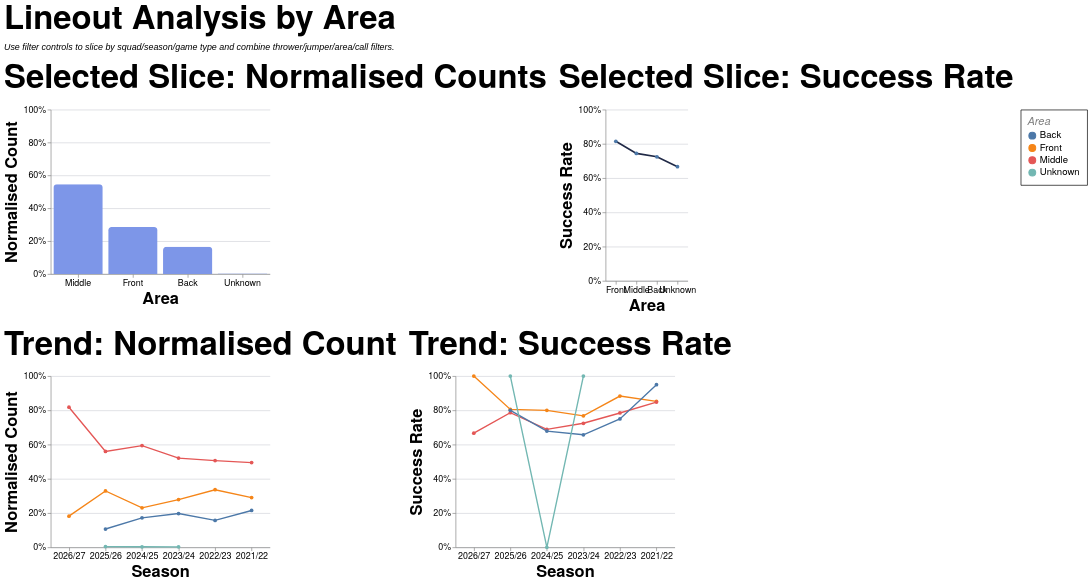

The specification (Vega-Lite) saved for this image:
### Vega-Lite specification from a JSON file in a GitHub repository (floating-point values rounded to 4 significant figures; data arrays with more than 128 entries replaced by an {"elided": "..."} marker saying what was removed)
{"config": {"axis": {"labelFont": "PT Sans Narrow, Helvetica Neue, Helvetica, Arial, sans-serif", "titleFont": "PT Sans Narrow, Helvetica Neue, Helvetica, Arial, sans-serif", "labelFontSize": 13, "titleFontSize": 24, "gridColor": "#202947", "gridOpacity": 0.2, "zindex": 1}, "text": {"font": "Lato, sans-serif"}, "bar": {"cornerRadiusEnd": 5}, "header": {"labelFont": "PT Sans Narrow, Helvetica Neue, Helvetica, Arial, sans-serif", "titleFont": "PT Sans Narrow, Helvetica Neue, Helvetica, Arial, sans-serif", "labelFontSize": 24, "titleFontSize": 28, "labelFontWeight": "bold", "orient": "left"}, "legend": {"labelFont": "PT Sans Narrow, Helvetica Neue, Helvetica, Arial, sans-serif", "titleFont": "PT Sans Narrow, Helvetica Neue, Helvetica, Arial, sans-serif", "labelFontSize": 14, "titleFontSize": 16, "titlePadding": 5, "fillColor": "white", "strokeColor": "black", "padding": 10, "titleFontWeight": "lighter", "titleFontStyle": "italic", "titleColor": "gray", "offset": 10}, "title": {"font": "PT Sans Narrow, Helvetica Neue, Helvetica, Arial, sans-serif", "fontSize": 48, "fontWeight": "bold", "anchor": "start", "align": "center", "titlePadding": 20, "subtitlePadding": 10, "subtitleFontSize": 13, "subtitleColor": "", "subtitleFontStyle": "italic", "offset": 15, "color": "black"}, "axisX": {"labelAngle": 0}, "facet": {"title": null, "header": null, "align": {"row": "each", "column": "each"}, "spacing": 10}, "resolve": {"scale": {"y": "independent", "facet": "independent"}}, "background": "transparent", "scale": {"offsetBandPaddingOuter": 0.2, "offsetBandPaddingInner": 0.1}, "view": {"stroke": null, "background": "transparent"}}, "vconcat": [{"hconcat": [{"mark": {"type": "bar", "color": "#7d96e8"}, "encoding": {"tooltip": [{"field": "area", "title": "Area", "type": "nominal"}, {"field": "attempts", "format": ",.0f", "title": "Lineouts", "type": "quantitative"}, {"field": "share", "format": ".1%", "title": "Normalised Count", "type": "quantitative"}], "x": {"field": "area", "sort": "-y", "title": "Area", "type": "nominal"}, "y": {"axis": {"format": "%"}, "field": "share", "scale": {"domain": [0, 1]}, "title": "Normalised Count", "type": "quantitative"}}, "height": 240, "title": "Selected Slice: Normalised Counts", "transform": [{"filter": "(loSquad == 'All' || datum.squad == loSquad) && (loGameType == 'All' || (loGameType == 'League + Cup' && (datum.game_type == 'League' || datum.game_type == 'Cup')) || (loGameType == 'League only' && datum.game_type == 'League') || datum.game_type == loGameType) && (loOpposition == 'All' || datum.opposition == loOpposition) && (loThrower == 'All' || datum.thrower == loThrower) && (loJumper == 'All' || datum.jumper == loJumper) && (loArea == 'All' || datum.area == loArea) && (loNumbers == 'All' || datum.numbers == loNumbers) && (loCall == 'All' || datum.call == loCall) && (loCallType == 'All' || datum.call_type == loCallType)"}, {"filter": "(loSeason == 'All' || datum.season == loSeason)"}, {"aggregate": [{"op": "count", "as": "attempts"}, {"op": "sum", "field": "won", "as": "won"}], "groupby": ["area"]}, {"joinaggregate": [{"op": "sum", "field": "attempts", "as": "total_attempts"}]}, {"calculate": "datum.attempts / datum.total_attempts", "as": "share"}, {"calculate": "datum.won / datum.attempts", "as": "success_rate"}], "width": 320}, {"mark": {"type": "line", "color": "#202946", "point": true, "strokeWidth": 2.5}, "encoding": {"tooltip": [{"field": "area", "title": "Area", "type": "nominal"}, {"field": "won", "format": ",.0f", "title": "Won", "type": "quantitative"}, {"field": "attempts", "format": ",.0f", "title": "Lineouts", "type": "quantitative"}, {"field": "success_rate", "format": ".1%", "title": "Success Rate", "type": "quantitative"}], "x": {"field": "area", "sort": "-y", "title": "Area", "type": "nominal"}, "y": {"axis": {"format": "%"}, "field": "success_rate", "scale": {"domain": [0, 1]}, "title": "Success Rate", "type": "quantitative"}}, "height": 250, "title": "Selected Slice: Success Rate", "transform": [{"filter": "(loSquad == 'All' || datum.squad == loSquad) && (loGameType == 'All' || (loGameType == 'League + Cup' && (datum.game_type == 'League' || datum.game_type == 'Cup')) || (loGameType == 'League only' && datum.game_type == 'League') || datum.game_type == loGameType) && (loOpposition == 'All' || datum.opposition == loOpposition) && (loThrower == 'All' || datum.thrower == loThrower) && (loJumper == 'All' || datum.jumper == loJumper) && (loArea == 'All' || datum.area == loArea) && (loNumbers == 'All' || datum.numbers == loNumbers) && (loCall == 'All' || datum.call == loCall) && (loCallType == 'All' || datum.call_type == loCallType)"}, {"filter": "(loSeason == 'All' || datum.season == loSeason)"}, {"aggregate": [{"op": "count", "as": "attempts"}, {"op": "sum", "field": "won", "as": "won"}], "groupby": ["area"]}, {"joinaggregate": [{"op": "sum", "field": "attempts", "as": "total_attempts"}]}, {"calculate": "datum.attempts / datum.total_attempts", "as": "share"}, {"calculate": "datum.won / datum.attempts", "as": "success_rate"}], "width": {"step": 30}}], "spacing": 16}, {"hconcat": [{"mark": {"type": "line", "point": true, "strokeWidth": 2}, "encoding": {"color": {"field": "area", "title": "Area", "type": "nominal"}, "tooltip": [{"field": "season", "title": "Season", "type": "nominal"}, {"field": "area", "title": "Area", "type": "nominal"}, {"field": "attempts", "format": ",.0f", "title": "Lineouts", "type": "quantitative"}, {"field": "norm_count", "format": ".1%", "title": "Normalised Count", "type": "quantitative"}], "x": {"field": "season", "sort": "-x", "title": "Season", "type": "nominal"}, "y": {"axis": {"format": "%"}, "field": "norm_count", "scale": {"domain": [0, 1]}, "title": "Normalised Count", "type": "quantitative"}}, "height": 250, "title": "Trend: Normalised Count", "transform": [{"filter": "(loSquad == 'All' || datum.squad == loSquad) && (loGameType == 'All' || (loGameType == 'League + Cup' && (datum.game_type == 'League' || datum.game_type == 'Cup')) || (loGameType == 'League only' && datum.game_type == 'League') || datum.game_type == loGameType) && (loOpposition == 'All' || datum.opposition == loOpposition) && (loThrower == 'All' || datum.thrower == loThrower) && (loJumper == 'All' || datum.jumper == loJumper) && (loArea == 'All' || datum.area == loArea) && (loNumbers == 'All' || datum.numbers == loNumbers) && (loCall == 'All' || datum.call == loCall) && (loCallType == 'All' || datum.call_type == loCallType)"}, {"aggregate": [{"op": "count", "as": "attempts"}, {"op": "sum", "field": "won", "as": "won"}], "groupby": ["season", "area"]}, {"joinaggregate": [{"op": "sum", "field": "attempts", "as": "season_attempts"}], "groupby": ["season"]}, {"calculate": "datum.attempts / datum.season_attempts", "as": "norm_count"}, {"calculate": "datum.won / datum.attempts", "as": "success_rate"}], "width": 320}, {"mark": {"type": "line", "point": true, "strokeWidth": 2}, "encoding": {"color": {"field": "area", "title": "Area", "type": "nominal"}, "tooltip": [{"field": "season", "title": "Season", "type": "nominal"}, {"field": "area", "title": "Area", "type": "nominal"}, {"field": "won", "format": ",.0f", "title": "Won", "type": "quantitative"}, {"field": "attempts", "format": ",.0f", "title": "Lineouts", "type": "quantitative"}, {"field": "success_rate", "format": ".1%", "title": "Success Rate", "type": "quantitative"}], "x": {"field": "season", "sort": "-x", "title": "Season", "type": "nominal"}, "y": {"axis": {"format": "%"}, "field": "success_rate", "scale": {"domain": [0, 1]}, "title": "Success Rate", "type": "quantitative"}}, "height": 250, "title": "Trend: Success Rate", "transform": [{"filter": "(loSquad == 'All' || datum.squad == loSquad) && (loGameType == 'All' || (loGameType == 'League + Cup' && (datum.game_type == 'League' || datum.game_type == 'Cup')) || (loGameType == 'League only' && datum.game_type == 'League') || datum.game_type == loGameType) && (loOpposition == 'All' || datum.opposition == loOpposition) && (loThrower == 'All' || datum.thrower == loThrower) && (loJumper == 'All' || datum.jumper == loJumper) && (loArea == 'All' || datum.area == loArea) && (loNumbers == 'All' || datum.numbers == loNumbers) && (loCall == 'All' || datum.call == loCall) && (loCallType == 'All' || datum.call_type == loCallType)"}, {"aggregate": [{"op": "count", "as": "attempts"}, {"op": "sum", "field": "won", "as": "won"}], "groupby": ["season", "area"]}, {"joinaggregate": [{"op": "sum", "field": "attempts", "as": "season_attempts"}], "groupby": ["season"]}, {"calculate": "datum.attempts / datum.season_attempts", "as": "norm_count"}, {"calculate": "datum.won / datum.attempts", "as": "success_rate"}], "width": 320}], "spacing": 16}], "data": {"name": "data-409d90b0e07cadb9380d9584d322dd4d"}, "params": [{"name": "loSquad", "value": "All"}, {"name": "loSeason", "value": "All"}, {"name": "loGameType", "value": "All"}, {"name": "loOpposition", "value": "All"}, {"name": "loThrower", "value": "All"}, {"name": "loJumper", "value": "All"}, {"name": "loArea", "value": "All"}, {"name": "loNumbers", "value": "All"}, {"name": "loCall", "value": "All"}, {"name": "loCallType", "value": "All"}], "spacing": 22, "title": {"text": "Lineout Analysis by Area", "subtitle": "Use filter controls to slice by squad/season/game type and combine thrower/jumper/area/call filters."}, "$schema": "https://vega.github.io/schema/vega-lite/v5.20.1.json", "datasets": {"data-409d90b0e07cadb9380d9584d322dd4d": {"elided": "1247 records"}}}
